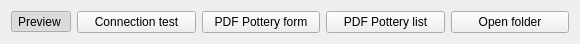
  <widget class="QWidget" name="layoutWidget_2">
   <property name="geometry">
    <rect>
     <x>10</x>
     <y>80</y>
     <width>580</width>
     <height>31</height>
    </rect>
   </property>
   <layout class="QGridLayout" name="gridLayout_8">
    <item row="0" column="0">
     <widget class="QToolButton" name="toolButtonPreviewMedia_2">
      <property name="toolTip">
       <string/>
      </property>
      <property name="locale">
       <locale language="English" country="UnitedKingdom"/>
      </property>
      <property name="text">
       <string>Preview </string>
      </property>
      <property name="icon">
       <iconset resource="../../../../../../../../../../../versioni pyarchinit/pyarchinit_oman/modules/gui/resources.qrc">
        <normaloff>:/images/GIS.png</normaloff>:/images/GIS.png</iconset>
      </property>
      <property name="shortcut">
       <string>Ctrl+G</string>
      </property>
      <property name="checkable">
       <bool>true</bool>
      </property>
      <property name="checked">
       <bool>true</bool>
      </property>
      <property name="toolButtonStyle">
       <enum>Qt::ToolButtonTextOnly</enum>
      </property>
      <property name="arrowType">
       <enum>Qt::NoArrow</enum>
      </property>
     </widget>
    </item>
    <item row="0" column="1">
     <widget class="QPushButton" name="pushButton_connect_2">
      <property name="locale">
       <locale language="English" country="UnitedKingdom"/>
      </property>
      <property name="text">
       <string>Connection test</string>
      </property>
     </widget>
    </item>
    <item row="0" column="3">
     <widget class="QPushButton" name="pottery_list_2">
      <property name="text">
       <string>PDF Pottery list</string>
      </property>
      <property name="icon">
       <iconset resource="../../../HFF/resources/resources.qrc">
        <normaloff>:/icons/sheet.png</normaloff>:/icons/sheet.png</iconset>
      </property>
     </widget>
    </item>
    <item row="0" column="2">
     <widget class="QPushButton" name="pottery_form_2">
      <property name="text">
       <string>PDF Pottery form</string>
      </property>
      <property name="icon">
       <iconset resource="../../../HFF/resources/resources.qrc">
        <normaloff>:/icons/pdf-icon.png</normaloff>:/icons/pdf-icon.png</iconset>
      </property>
     </widget>
    </item>
    <item row="0" column="4">
     <widget class="QPushButton" name="pushButton_open_dir">
      <property name="text">
       <string>Open folder</string>
      </property>
      <property name="icon">
       <iconset resource="../../../HFF/resources/resources.qrc">
        <normaloff>:/icons/directoryExp.png</normaloff>:/icons/directoryExp.png</iconset>
      </property>
     </widget>
    </item>
   </layout>
  </widget>
